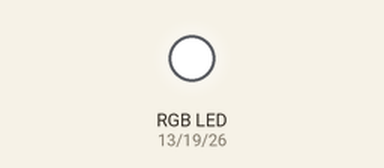
A program run on a simulated Raspberry Pi (BCM pin numbers). Shown: an RGB LED mixed from three pins (HIGH = lit).

Above: at 0.1 s.
Timing chart, 0 to 1.6 s (numbered marks = the images above):
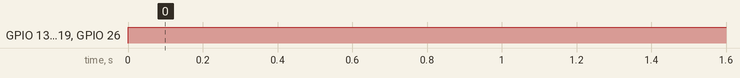

The program:

rgb.py
```python
import RPi.GPIO as GPIO

GPIO.setmode(GPIO.BCM)

RED = 13

GREEN = 19

BLUE = 26

GPIO.setup(RED,GPIO.OUT)

GPIO.output(RED,0)

GPIO.setup(GREEN,GPIO.OUT)

GPIO.output(GREEN,0)

GPIO.setup(BLUE,GPIO.OUT)

GPIO.output(BLUE,0)

try:
	while (True):
		GPIO.output(RED, True)
		GPIO.output(GREEN, True)
		GPIO.output(BLUE, True)
except KeyboardInterrupt:
	GPIO.cleanup()
```

Measured:
- by itself, GPIO 13 (RED), GPIO 19 (GREEN), GPIO 26 (BLUE): LOW → HIGH at 0.00 s
